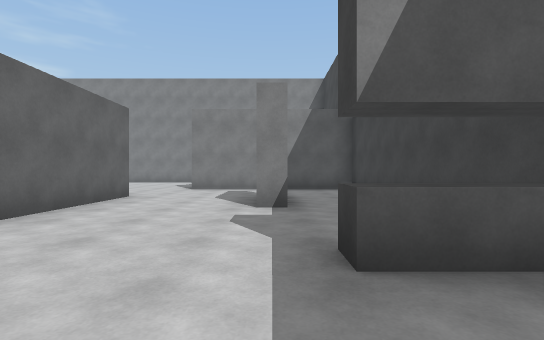
View 1 (above)

23 first-person views from a walk through a scene from a Unity 3-D project. The camera is 1.2 m above the floor, looks level and sees 85° across. The floor is counted in squares, 2 m on a side. Each view is taken from the middle of a square. On the plan, view 1 faces up. The plan holds only what a view shows up to about 9 squares ahead; the rest is blank. The place goes on beyond the plan. The player character is not drawn.

View 2
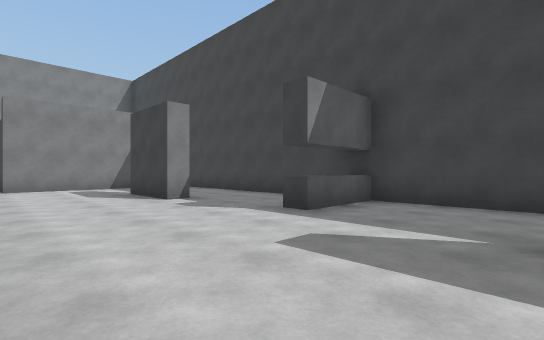

View 3
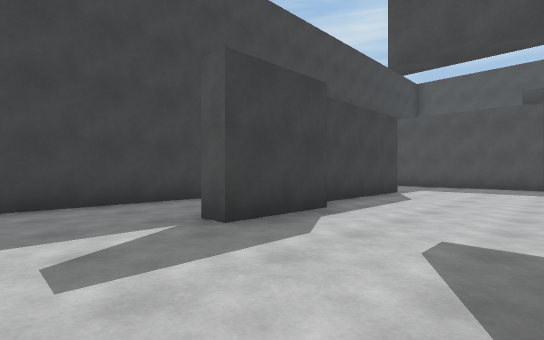

View 4
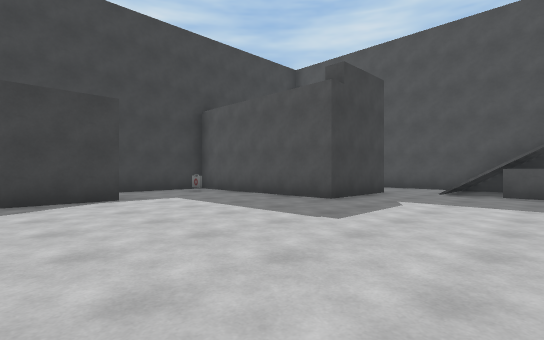

View 5
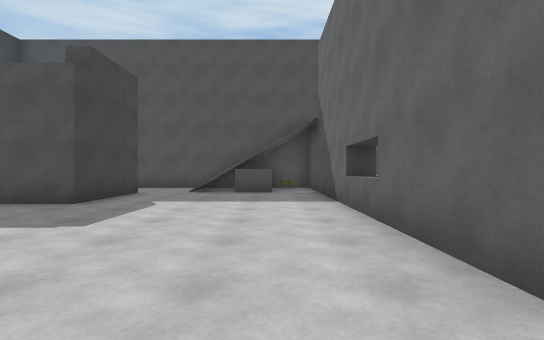

View 6
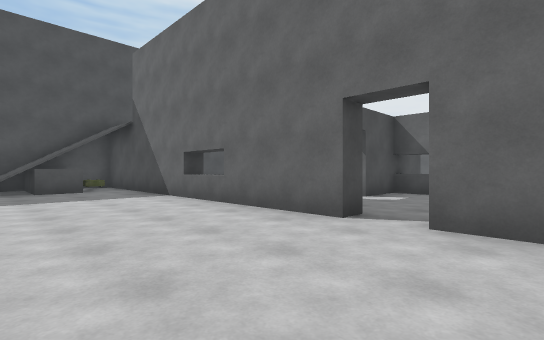

View 7
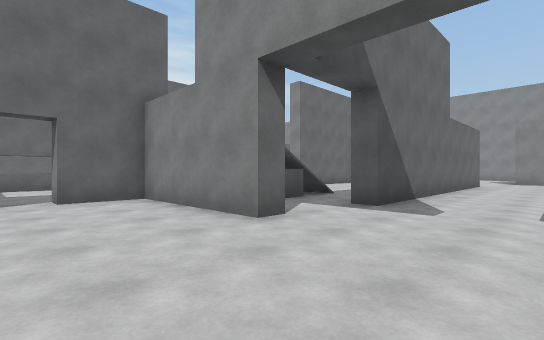

View 8
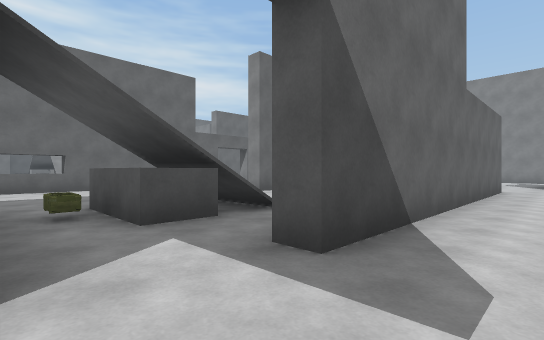

View 9
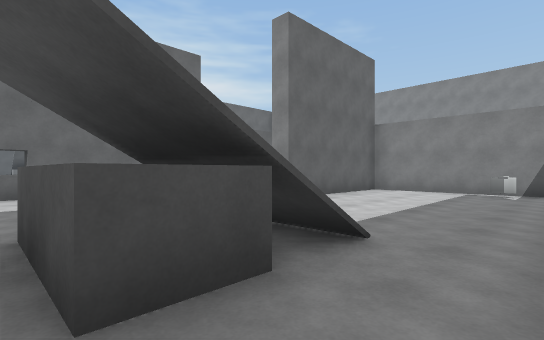

View 10
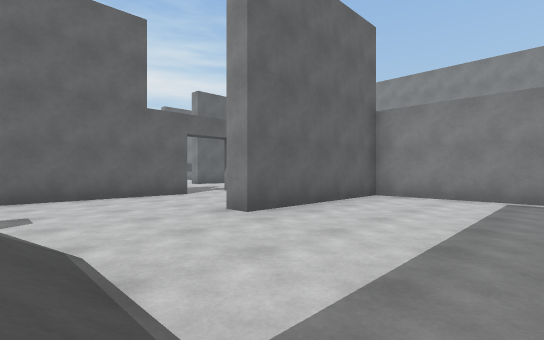

View 11
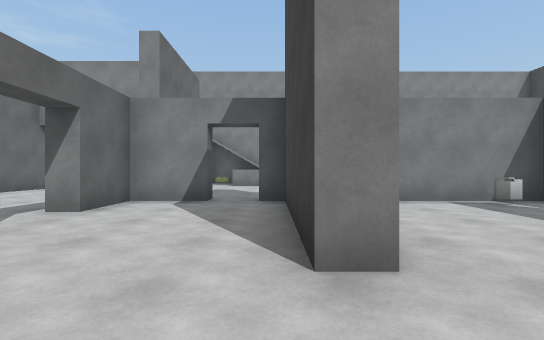

View 12
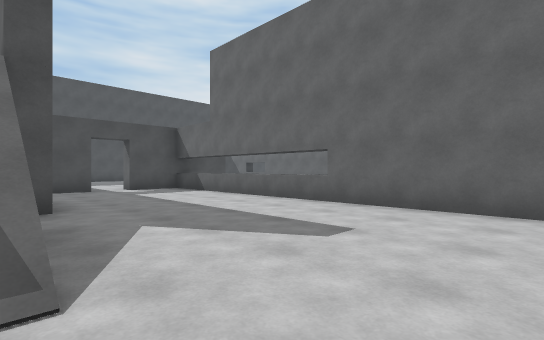

View 13
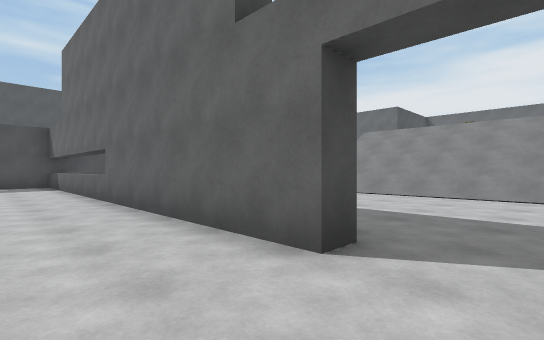

View 14
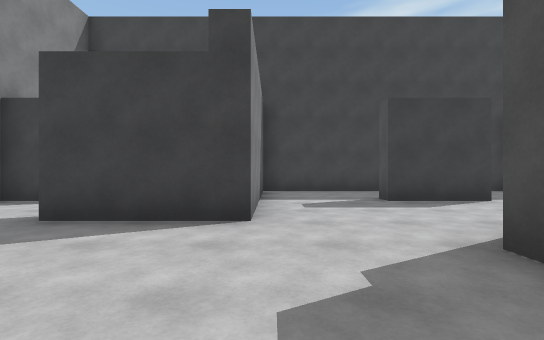

View 15
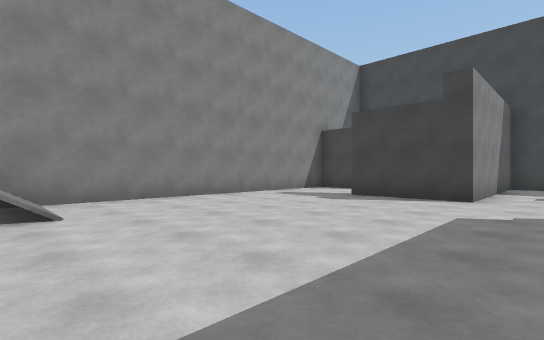

View 16
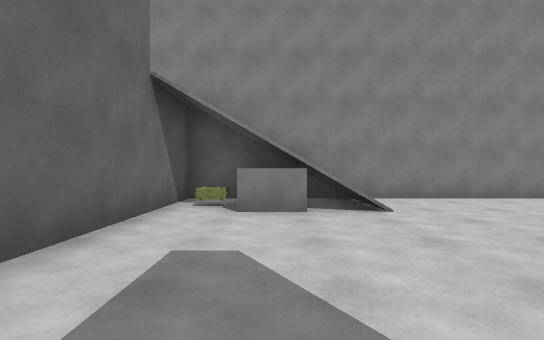

View 17
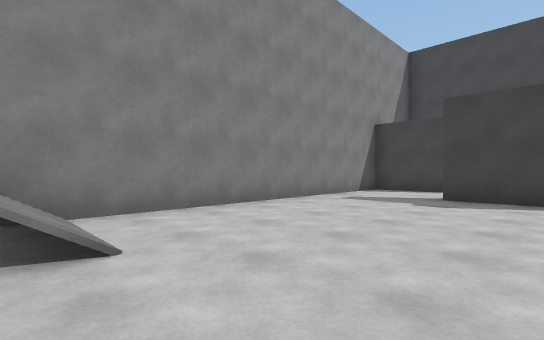

View 18
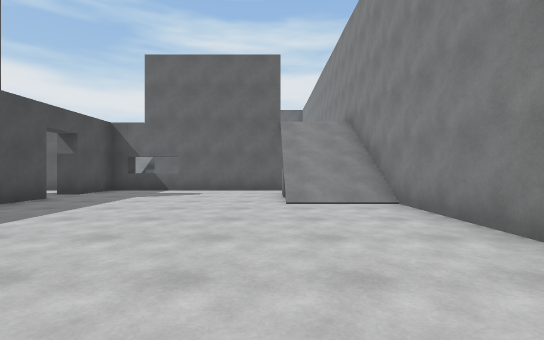

View 19
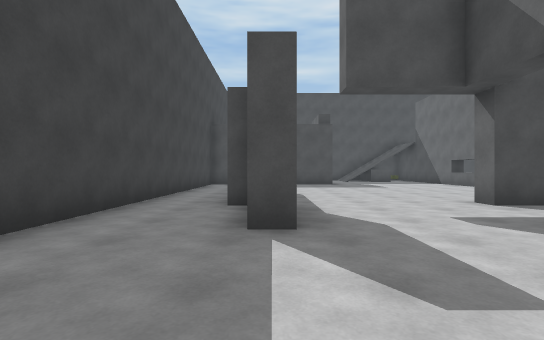

View 20
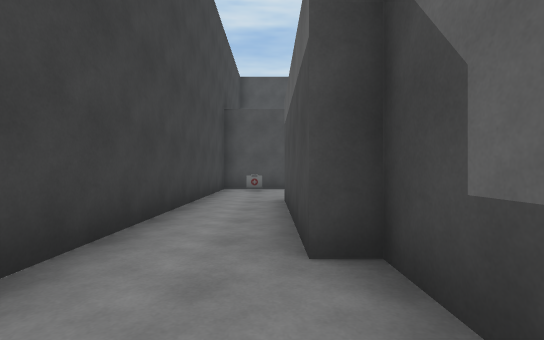

View 21
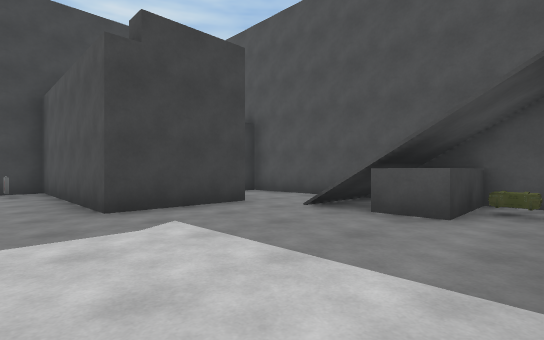

View 22
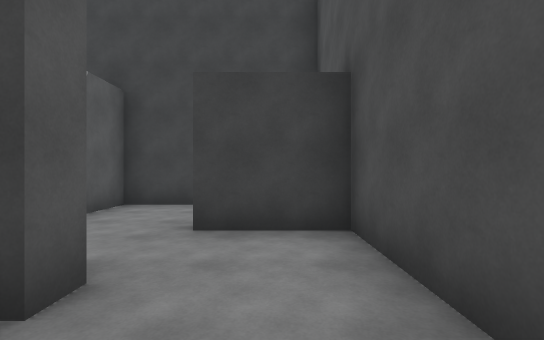

View 23
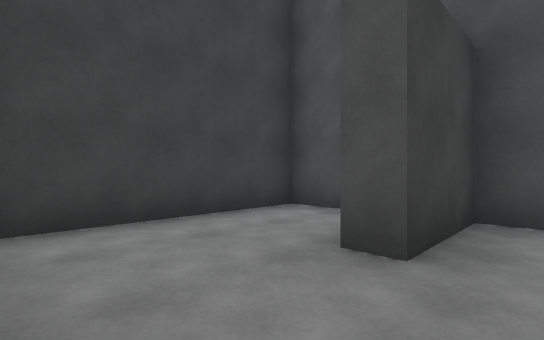

### Floor plan
Key: @ floor where view 1 was taken; # wall or solid block; x gap in a wall; . floor; / step, stairs or slope; = window, fence, low wall or low ledge; C crate; O other object.
Columns run from 19 left of view 1 to 3 right of it. Each row starts with its distance up from view 1.
 15         ############
 14        ##//........#
 13        ##//........#
 12        #.//........
 11        #.........#
 10   #.   #.........######
  9   #..  #..............#
  8     .. =..............#
  7     ...##.######......#
  6      ..#..#...O#...#..#
  5 ///.......#....#...#..#
  4 ///.......#....#......#
  3 ///....#..#....#......#
  2 ///..  #.......#....==#
  1 ///    #.......#......#
  0        #....///#...@..#
 -1        #..../ /#......#
 -2        =....C#.....#..#
 -3        =...#####...#..#
 -4        =...#.......#..#
 -5        =...x.......#..#
 -6        =...x.......#..#
 -7       ###.##.......#..#
 -8            #..........#
 -9            =........O.#
-10            #.....######
-11            #.....#....#
-12            #.....#....#
-13            #..//......#
-14            ###//...#..#
-15             ###########

Where each view was taken, in squares from view 1:
view 1: 0 up, 0 right, facing up
view 2: 1 down, 3 left, facing up-right
view 3: 1 up, 3 left, facing down-right
view 4: 5 down, 6 left, facing down-right
view 5: 5 down, 6 left, facing down
view 6: 4 down, 4 left, facing down-left
view 7: 6 down, 1 left, facing up-left
view 8: 3 down, 2 left, facing up-left
view 9: 2 down, 4 left, facing up-left
view 10: 0 up, 5 left, facing up-left
view 11: 1 up, 9 left, facing up
view 12: 2 up, 7 left, facing down-left
view 13: 5 up, 10 left, facing down-left
view 14: 9 up, 6 left, facing right
view 15: 8 up, 9 left, facing up-right
view 16: 8 up, 10 left, facing up
view 17: 10 up, 9 left, facing up-right
view 18: 12 up, 3 left, facing left
view 19: 2 up, 0 right, facing down
view 20: 1 down, 1 right, facing down
view 21: 9 down, 7 left, facing down-right
view 22: 14 down, 4 left, facing right
view 23: 11 down, 1 left, facing down-right
